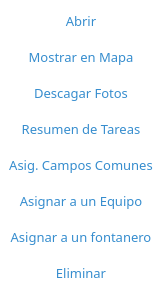
<?xml version="1.0" encoding="UTF-8"?>
<ui version="4.0">
 <class>RightClickMenu</class>
 <widget class="QWidget" name="RightClickMenu">
  <property name="geometry">
   <rect>
    <x>0</x>
    <y>0</y>
    <width>162</width>
    <height>300</height>
   </rect>
  </property>
  <property name="minimumSize">
   <size>
    <width>162</width>
    <height>300</height>
   </size>
  </property>
  <property name="maximumSize">
   <size>
    <width>162</width>
    <height>300</height>
   </size>
  </property>
  <property name="palette">
   <palette>
    <active>
     <colorrole role="Button">
      <brush brushstyle="SolidPattern">
       <color alpha="255">
        <red>113</red>
        <green>113</green>
        <blue>113</blue>
       </color>
      </brush>
     </colorrole>
     <colorrole role="Text">
      <brush brushstyle="SolidPattern">
       <color alpha="255">
        <red>54</red>
        <green>141</green>
        <blue>206</blue>
       </color>
      </brush>
     </colorrole>
     <colorrole role="Base">
      <brush brushstyle="SolidPattern">
       <color alpha="255">
        <red>46</red>
        <green>47</green>
        <blue>48</blue>
       </color>
      </brush>
     </colorrole>
     <colorrole role="Window">
      <brush brushstyle="SolidPattern">
       <color alpha="255">
        <red>255</red>
        <green>255</green>
        <blue>255</blue>
       </color>
      </brush>
     </colorrole>
     <colorrole role="PlaceholderText">
      <brush brushstyle="SolidPattern">
       <color alpha="128">
        <red>54</red>
        <green>141</green>
        <blue>206</blue>
       </color>
      </brush>
     </colorrole>
    </active>
    <inactive>
     <colorrole role="Button">
      <brush brushstyle="SolidPattern">
       <color alpha="255">
        <red>113</red>
        <green>113</green>
        <blue>113</blue>
       </color>
      </brush>
     </colorrole>
     <colorrole role="Text">
      <brush brushstyle="SolidPattern">
       <color alpha="255">
        <red>54</red>
        <green>141</green>
        <blue>206</blue>
       </color>
      </brush>
     </colorrole>
     <colorrole role="Base">
      <brush brushstyle="SolidPattern">
       <color alpha="255">
        <red>46</red>
        <green>47</green>
        <blue>48</blue>
       </color>
      </brush>
     </colorrole>
     <colorrole role="Window">
      <brush brushstyle="SolidPattern">
       <color alpha="255">
        <red>255</red>
        <green>255</green>
        <blue>255</blue>
       </color>
      </brush>
     </colorrole>
     <colorrole role="PlaceholderText">
      <brush brushstyle="SolidPattern">
       <color alpha="128">
        <red>54</red>
        <green>141</green>
        <blue>206</blue>
       </color>
      </brush>
     </colorrole>
    </inactive>
    <disabled>
     <colorrole role="Button">
      <brush brushstyle="SolidPattern">
       <color alpha="255">
        <red>113</red>
        <green>113</green>
        <blue>113</blue>
       </color>
      </brush>
     </colorrole>
     <colorrole role="Text">
      <brush brushstyle="SolidPattern">
       <color alpha="96">
        <red>164</red>
        <green>166</green>
        <blue>168</blue>
       </color>
      </brush>
     </colorrole>
     <colorrole role="Base">
      <brush brushstyle="SolidPattern">
       <color alpha="255">
        <red>255</red>
        <green>255</green>
        <blue>255</blue>
       </color>
      </brush>
     </colorrole>
     <colorrole role="Window">
      <brush brushstyle="SolidPattern">
       <color alpha="255">
        <red>255</red>
        <green>255</green>
        <blue>255</blue>
       </color>
      </brush>
     </colorrole>
     <colorrole role="PlaceholderText">
      <brush brushstyle="SolidPattern">
       <color alpha="128">
        <red>208</red>
        <green>208</green>
        <blue>208</blue>
       </color>
      </brush>
     </colorrole>
    </disabled>
   </palette>
  </property>
  <property name="cursor">
   <cursorShape>PointingHandCursor</cursorShape>
  </property>
  <property name="windowTitle">
   <string>Menu</string>
  </property>
  <layout class="QVBoxLayout" name="verticalLayout">
   <property name="spacing">
    <number>0</number>
   </property>
   <property name="leftMargin">
    <number>0</number>
   </property>
   <property name="topMargin">
    <number>0</number>
   </property>
   <property name="rightMargin">
    <number>0</number>
   </property>
   <property name="bottomMargin">
    <number>0</number>
   </property>
   <item>
    <widget class="QPushButton" name="pb_abrir_tarea">
     <property name="minimumSize">
      <size>
       <width>0</width>
       <height>30</height>
      </size>
     </property>
     <property name="font">
      <font>
       <family>Segoe UI Semilight</family>
       <pointsize>10</pointsize>
       <weight>50</weight>
       <italic>false</italic>
       <bold>false</bold>
      </font>
     </property>
     <property name="toolTip">
      <string>&lt;html&gt;&lt;head/&gt;&lt;body&gt;&lt;p&gt;Abrir la fila seleccionada&lt;/p&gt;&lt;/body&gt;&lt;/html&gt;</string>
     </property>
     <property name="styleSheet">
      <string notr="true">QPushButton{
	border-radius: 3px;
	color: rgb(54, 141, 206);
}
QPushButton:hover:!pressed{
	  background-color: #EEEEEE; 
}</string>
     </property>
     <property name="text">
      <string>Abrir</string>
     </property>
     <property name="flat">
      <bool>true</bool>
     </property>
    </widget>
   </item>
   <item>
    <widget class="QPushButton" name="pb_mostrar_en_mapa">
     <property name="minimumSize">
      <size>
       <width>0</width>
       <height>30</height>
      </size>
     </property>
     <property name="font">
      <font>
       <family>Segoe UI Semilight</family>
       <pointsize>10</pointsize>
       <weight>50</weight>
       <italic>false</italic>
       <bold>false</bold>
      </font>
     </property>
     <property name="toolTip">
      <string>&lt;html&gt;&lt;head/&gt;&lt;body&gt;&lt;p&gt;Mostrar fila o filas seleccionadas en Mapa&lt;/p&gt;&lt;/body&gt;&lt;/html&gt;</string>
     </property>
     <property name="styleSheet">
      <string notr="true">QPushButton{
	border-radius: 3px;
	color: rgb(54, 141, 206);
}
QPushButton:hover:!pressed{
	  background-color: #EEEEEE; 
}</string>
     </property>
     <property name="text">
      <string>Mostrar en Mapa</string>
     </property>
     <property name="flat">
      <bool>true</bool>
     </property>
    </widget>
   </item>
   <item>
    <widget class="QPushButton" name="pb_descargar_fotos">
     <property name="minimumSize">
      <size>
       <width>0</width>
       <height>30</height>
      </size>
     </property>
     <property name="font">
      <font>
       <family>Segoe UI Semilight</family>
       <pointsize>10</pointsize>
       <weight>50</weight>
       <italic>false</italic>
       <bold>false</bold>
      </font>
     </property>
     <property name="toolTip">
      <string>&lt;html&gt;&lt;head/&gt;&lt;body&gt;&lt;p&gt;Descargar todas las fotos de la fila o filas seleccionadas&lt;/p&gt;&lt;/body&gt;&lt;/html&gt;</string>
     </property>
     <property name="styleSheet">
      <string notr="true">QPushButton{
	border-radius: 3px;
	color: rgb(54, 141, 206);
}
QPushButton:hover:!pressed{
	  background-color: #EEEEEE; 
}</string>
     </property>
     <property name="text">
      <string>Descagar Fotos</string>
     </property>
     <property name="flat">
      <bool>true</bool>
     </property>
    </widget>
   </item>
   <item>
    <widget class="QPushButton" name="pb_resumen">
     <property name="minimumSize">
      <size>
       <width>0</width>
       <height>30</height>
      </size>
     </property>
     <property name="font">
      <font>
       <family>Segoe UI Semilight</family>
       <pointsize>10</pointsize>
       <weight>50</weight>
       <italic>false</italic>
       <bold>false</bold>
      </font>
     </property>
     <property name="toolTip">
      <string>&lt;html&gt;&lt;head/&gt;&lt;body&gt;&lt;p&gt;Resumen de las tareas seleccionadas&lt;/p&gt;&lt;/body&gt;&lt;/html&gt;</string>
     </property>
     <property name="styleSheet">
      <string notr="true">QPushButton{
	border-radius: 3px;
	color: rgb(54, 141, 206);
}
QPushButton:hover:!pressed{
	  background-color: #EEEEEE; 
}</string>
     </property>
     <property name="text">
      <string>Resumen de Tareas</string>
     </property>
     <property name="flat">
      <bool>true</bool>
     </property>
    </widget>
   </item>
   <item>
    <widget class="QPushButton" name="pb_asignar_campos_comunes">
     <property name="minimumSize">
      <size>
       <width>0</width>
       <height>30</height>
      </size>
     </property>
     <property name="font">
      <font>
       <family>Segoe UI Semilight</family>
       <pointsize>10</pointsize>
       <weight>50</weight>
       <italic>false</italic>
       <bold>false</bold>
      </font>
     </property>
     <property name="toolTip">
      <string>&lt;html&gt;&lt;head/&gt;&lt;body&gt;&lt;p&gt;Seleccione fila o filas para asignarle campos comunes&lt;/p&gt;&lt;/body&gt;&lt;/html&gt;</string>
     </property>
     <property name="styleSheet">
      <string notr="true">QPushButton{
	border-radius: 3px;
	color: rgb(54, 141, 206);
}
QPushButton:hover:!pressed{
	  background-color: #EEEEEE; 
}</string>
     </property>
     <property name="text">
      <string>Asig. Campos Comunes</string>
     </property>
     <property name="flat">
      <bool>true</bool>
     </property>
    </widget>
   </item>
   <item>
    <widget class="QPushButton" name="pb_asignar_a_un_equipo">
     <property name="minimumSize">
      <size>
       <width>0</width>
       <height>30</height>
      </size>
     </property>
     <property name="font">
      <font>
       <family>Segoe UI Semilight</family>
       <pointsize>10</pointsize>
       <weight>50</weight>
       <italic>false</italic>
       <bold>false</bold>
      </font>
     </property>
     <property name="toolTip">
      <string>&lt;html&gt;&lt;head/&gt;&lt;body&gt;&lt;p&gt;Seleccione filas para asignar a un equipo de fontaneros&lt;/p&gt;&lt;/body&gt;&lt;/html&gt;</string>
     </property>
     <property name="styleSheet">
      <string notr="true">QPushButton{
	border-radius: 3px;
	color: rgb(54, 141, 206);
}
QPushButton:hover:!pressed{
	  background-color: #EEEEEE; 
}</string>
     </property>
     <property name="text">
      <string>Asignar a un Equipo</string>
     </property>
     <property name="flat">
      <bool>true</bool>
     </property>
    </widget>
   </item>
   <item>
    <widget class="QPushButton" name="pb_asignar_a_un_operario">
     <property name="minimumSize">
      <size>
       <width>0</width>
       <height>30</height>
      </size>
     </property>
     <property name="font">
      <font>
       <family>Segoe UI Semilight</family>
       <pointsize>10</pointsize>
       <weight>50</weight>
       <italic>false</italic>
       <bold>false</bold>
      </font>
     </property>
     <property name="toolTip">
      <string>&lt;html&gt;&lt;head/&gt;&lt;body&gt;&lt;p&gt;Seleccione para asignar a un fontanero&lt;/p&gt;&lt;/body&gt;&lt;/html&gt;</string>
     </property>
     <property name="styleSheet">
      <string notr="true">QPushButton{
	border-radius: 3px;
	color: rgb(54, 141, 206);
}
QPushButton:hover:!pressed{
	  background-color: #EEEEEE; 
}</string>
     </property>
     <property name="text">
      <string>Asignar a un fontanero</string>
     </property>
     <property name="flat">
      <bool>true</bool>
     </property>
    </widget>
   </item>
   <item>
    <widget class="QPushButton" name="pb_eliminar_tarea">
     <property name="minimumSize">
      <size>
       <width>0</width>
       <height>30</height>
      </size>
     </property>
     <property name="font">
      <font>
       <family>Segoe UI Semilight</family>
       <pointsize>10</pointsize>
       <weight>50</weight>
       <italic>false</italic>
       <bold>false</bold>
      </font>
     </property>
     <property name="toolTip">
      <string>&lt;html&gt;&lt;head/&gt;&lt;body&gt;&lt;p&gt;Presiona para eliminar fila o filas seleccionadas&lt;/p&gt;&lt;/body&gt;&lt;/html&gt;</string>
     </property>
     <property name="styleSheet">
      <string notr="true">QPushButton{
	border-radius: 3px;
	color: rgb(54, 141, 206);
}
QPushButton:hover:!pressed{
	  background-color: #EEEEEE; 
}</string>
     </property>
     <property name="text">
      <string>Eliminar</string>
     </property>
     <property name="flat">
      <bool>true</bool>
     </property>
    </widget>
   </item>
  </layout>
 </widget>
 <resources/>
 <connections/>
</ui>
